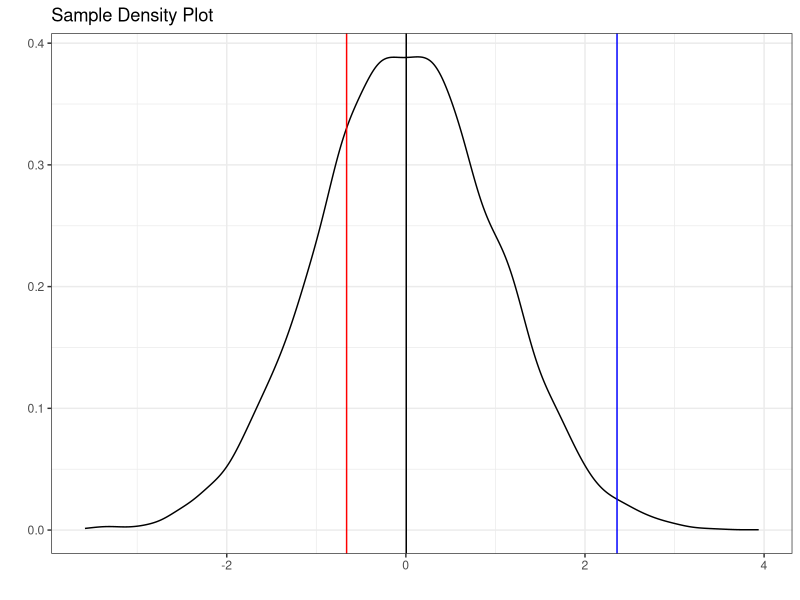
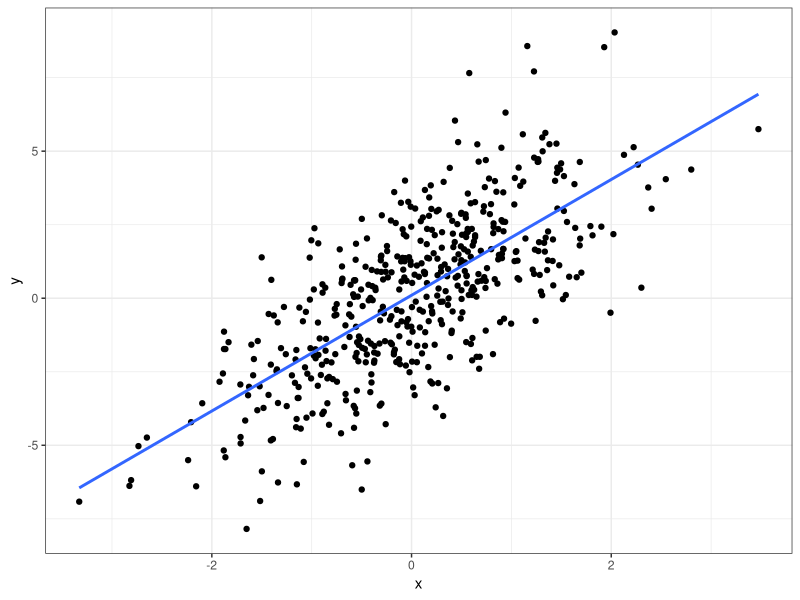

The R script that drew these images, in order:
## ---- chunk 1
# Load libraries
library(tidyverse)
library(quantreg)

set.seed(17)
# Generate random normal data
df_rnd <- as.tibble(rnorm(10000))

df_rnd |>
  ggplot(aes(value)) +
  geom_density() +
  geom_vline(xintercept = quantile(df_rnd$value, prob = 0.25), color = "red") +
  geom_vline(xintercept = quantile(df_rnd$value, prob = 0.50), color = "black") +
  geom_vline(xintercept = quantile(df_rnd$value, prob = 0.99), color = "blue") +
  labs(title = "Sample Density Plot",
       x = "",
       y = "") +
  theme_bw()
## ---- chunk 2
set.seed(16)
eps <- rnorm(500,0,2)
df_trends <- tibble(x = rnorm(500), y = 2*x + eps)

df_trends |>
  ggplot(aes(x, y)) +
  geom_point() +
  geom_smooth(method = "lm", se = FALSE) +
  #geom_quantile(quantiles = 0.25, y~x,data = df_trends) +
  theme_bw()
